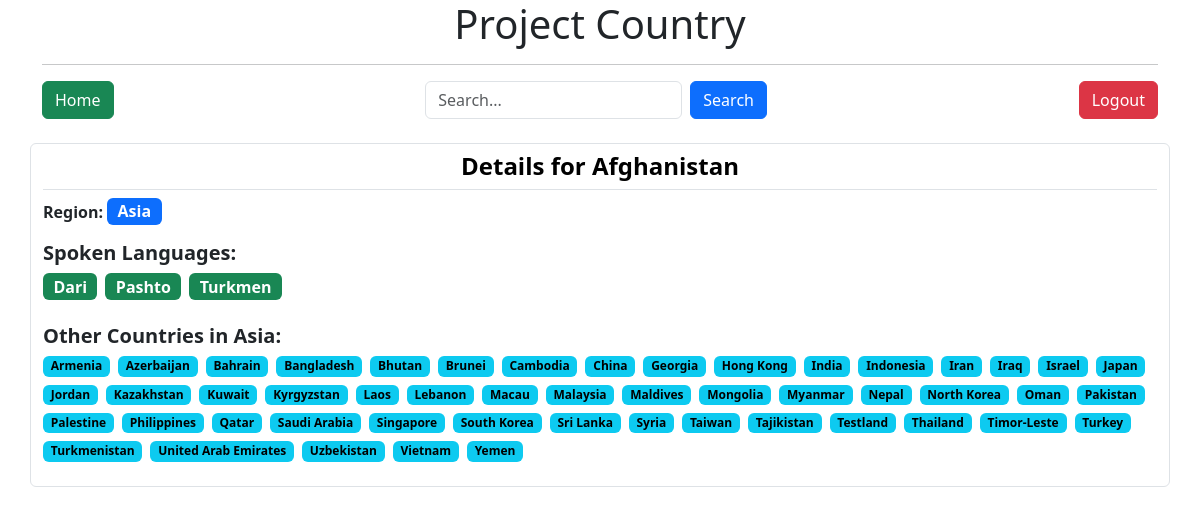
/AF/details/ (signed in), run on the app's committed database.
### cntrydetails/models.py (models this page shows, shortened)
class Country(models.Model):
    class WeekStart(models.TextChoices):
        MONDAY = 'monday', 'Monday'
        TUESDAY = 'tuesday', 'Tuesday'
        WEDNESDAY = 'wednesday', 'Wednesday'
        THURSDAY = 'thursday', 'Thursday'
        FRIDAY = 'friday', 'Friday'
        SATURDAY = 'saturday', 'Saturday'
        SUNDAY = 'sunday', 'Sunday'
    class DrivingSide(models.TextChoices):
        LEFT = 'left', 'Left'
        RIGHT = 'right', 'Right'
    common_name = models.CharField(
        max_length=100,
        unique=True,
        help_text="Commonly used name for the country in English"
    )
    official_name = models.CharField(
        max_length=200,
        unique=True,
        help_text="Official formal name of the country in English"
    )
    cca2 = models.CharField(
        max_length=2,
        primary_key=True,
        help_text="ISO 3166-1 alpha-2 country code (2 letters)"
    )
    cca3 = models.CharField(
        max_length=3,
        unique=True,
        help_text="ISO 3166-1 alpha-3 country code (3 letters)"
    )
    ccn3 = models.CharField(
        max_length=3,
        null=True,
        blank=True,
        help_text="ISO 3166-1 numeric country code (3 digits)"
    )
    independent = models.BooleanField(
        default=False,
        help_text="Whether the country is considered independent"
    )
    un_member = models.BooleanField(
        default=False,
        help_text="Whether the country is a UN member state"
    )
    status = models.CharField(
        max_length=30,
        choices=[
            ('officially-assigned', 'Officially Assigned'),
            ('user-assigned', 'User Assigned')
        ],
        help_text="Status of the country code assignment"
    )
    region = models.ForeignKey(
        Region,
        on_delete=models.PROTECT,
        help_text="Primary geographical region of the country"
    )
    subregion = models.ForeignKey(
        Subregion,
        on_delete=models.PROTECT,
        null=True,
        blank=True,
        related_name='countries',
        help_text="More specific geographical subregion"
    )
    continents = models.ManyToManyField(
        Continent,
        help_text="Continents the country belongs to"
    )
    landlocked = models.BooleanField(
        default=False,
        help_text="Whether the country is landlocked (no coastline)"
    )
    area = models.FloatField(
        null=True,
        blank=True,
        help_text="Total area in square kilometers"
    )
    latitude = models.FloatField(
        validators=[MinValueValidator(-90), MaxValueValidator(90)],
        help_text="Latitude coordinate of the country's approximate center"
    )
    longitude = models.FloatField(
        validators=[MinValueValidator(-180), MaxValueValidator(180)],
        help_text="Longitude coordinate of the country's approximate center"
    )
    population = models.PositiveBigIntegerField(
        help_text="Estimated total population of the country"
    )
    cioc = models.CharField(
        max_length=3,
        null=True,
        blank=True,
        help_text="International Olympic Committee code"
    )
    fifa = models.CharField(
        max_length=3,
        null=True,
        blank=True,
        help_text="FIFA country code"
    )
    driving_side = models.CharField(
        max_length=5,
        choices=DrivingSide.choices,
        help_text="Side of the road vehicles drive on"
    )
    start_of_week = models.CharField(
        max_length=9,
        choices=WeekStart.choices,
        default=WeekStart.MONDAY,
        help_text="Day considered the start of the week in this country"
    )
    google_maps = models.URLField(
        max_length=500,
        help_text="Google Maps link to the country"
    )
    openstreet_maps = models.URLField(
        max_length=500,
        help_text="OpenStreetMap link to the country"
    )
    created_at = models.DateTimeField(
        auto_now_add=True,
        help_text="When this country record was first created"
    )
    updated_at = models.DateTimeField(
        auto_now=True,
        help_text="When this country record was last updated"
    )
    class Meta:
        verbose_name = "Country"
        verbose_name_plural = "Countries"
        ordering = ['common_name']
        indexes = [
            models.Index(fields=['common_name']),
            models.Index(fields=['official_name']),
            models.Index(fields=['region', 'subregion']),
        ]

class Region(models.Model):
    name = models.CharField(
        max_length=50,
        unique=True,
        help_text="Name of the geographical region"
    )
    class Meta:
        verbose_name = "Region"
        verbose_name_plural = "Regions"
    def __str__(self):
        return self.name

class Language(models.Model):
    iso_code = models.CharField(
        max_length=3,
        primary_key=True,
        help_text="ISO 639-3 language code (3 letters)"
    )
    name = models.CharField(
        max_length=50,
        help_text="Full name of the language in English"
    )
    class Meta:
        ordering = ['name']
        verbose_name = "Language"
        verbose_name_plural = "Languages"

### cntryinfo/views.py (the view)
# urls.py: path('<str:pk>/details/', CountryDetails, name='country_details')
@login_required
def CountryDetails(request, pk):
    country = get_object_or_404(Country, pk=pk)
    languages = CountryLanguage.objects.filter(country=country).values_list('language__name', flat=True)
    same_regional_countries = Country.objects.filter(region=country.region).exclude(pk=pk).values_list('common_name', flat=True)
    return render(request, 'country_details.html', context={
        'country': country,
        'countries': list(same_regional_countries),
        'languages': list(languages),
    })

### templates/country_details.html (shortened to what this page needs)
{% extends 'base.html' %}
{% block body %}
<h4 class="text-center text-black p-2 fw-bold border-bottom">Details for {{ country.common_name }}</h4>
<div class="mb-3">
  <p><strong>Region:</strong>
    <span class="badge text-bg-primary fs-6">{{ country.region }}</span>
  </p>
</div>
<div class="mb-4">
  <h5 class="fw-semibold">Spoken Languages:</h5>
  <div class="d-flex flex-wrap gap-2">
    {% for name in languages %}
      <span class="badge text-bg-success fs-6">{{ name }}</span>
    {% empty %}
      <span class="text-muted">No language data available.</span>
    {% endfor %}
  </div>
</div>
<div class="mb-4">
  <h5 class="fw-semibold">Other Countries in {{ country.region }}:</h5>
  <div class="d-flex flex-wrap gap-2">
    {% for cname in countries %}
      <span class="badge text-bg-info">{{ cname }}</span>
    {% empty %}
      <span class="text-muted">No other countries in this region.</span>
    {% endfor %}
  </div>
</div>
{% endblock %}

### templates/base.html (shortened to what this page needs)
<!doctype html>
<html lang="en">
  <head>
    <link href="https://cdn.jsdelivr.net/npm/bootstrap@5.3.6/dist/css/bootstrap.min.css" rel="stylesheet">
  </head>
  <body>
    <div class="container mx-auto">
        <h1 class="text-center">Project Country</h1>
        <hr>
        <div class="d-flex justify-content-between">
            <a class='btn btn-success' href="{%url 'cntryinfo:homepage' %}"  ">Home</a>
            <form class="d-flex" role="search" method="GET" action="{% url 'cntryinfo:search' %}">
                <input class="form-control me-2" type="search" name="q" placeholder="Search..." aria-label="Search">
                <button class="btn btn-primary" type="submit">Search</button>
              </form>
              <a class="btn btn-danger" href="{% url 'logout' %}">Logout</a>
        </div>
  </div>
  <div class="container mt-4  border rounded ">
    {% block body %}{% endblock %}
  </div>
  </body>
</html>

### data on the page
Country: common_name "Afghanistan", region "Asia"
Language: name "Dari"
Language: name "Pashto"
Language: name "Turkmen"

### other printed values
{{ cname }} "Armenia" "Azerbaijan" "Bahrain" "Bangladesh" "Bhutan" "Brunei" "Cambodia" "China" "Georgia" "Hong Kong" "India" "Indonesia" "Iran" "Iraq" "Israel" "Japan" "Jordan" "Kazakhstan" "Kuwait" "Kyrgyzstan" "Laos" "Lebanon" "Macau" "Malaysia" "Maldives" "Mongolia" "Myanmar" "Nepal" "North Korea" "Oman" "Pakistan" "Palestine" "Philippines" "Qatar" "Saudi Arabia" "Singapore" "South Korea" "Sri Lanka" "Syria" "Taiwan" "Tajikistan" "Testland" "Thailand" "Timor-Leste" "Turkey" "Turkmenistan" "United Arab Emirates" "Uzbekistan" "Vietnam" "Yemen"
